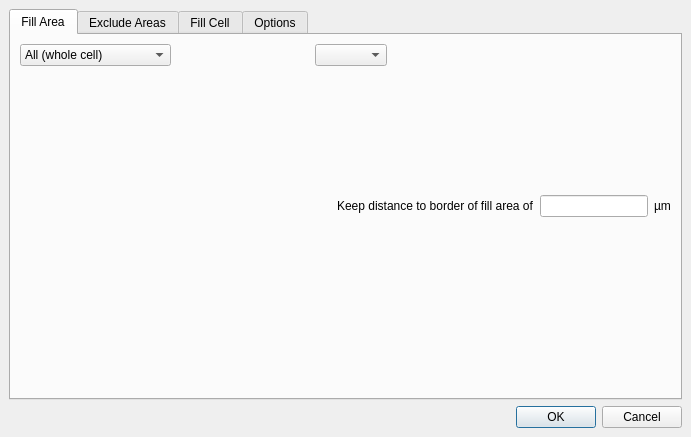
<?xml version="1.0" encoding="UTF-8"?>
<ui version="4.0">
 <class>FillDialog</class>
 <widget class="QDialog" name="FillDialog">
  <property name="geometry">
   <rect>
    <x>0</x>
    <y>0</y>
    <width>691</width>
    <height>437</height>
   </rect>
  </property>
  <property name="windowTitle">
   <string>Fill Tool</string>
  </property>
  <layout class="QVBoxLayout">
   <property name="spacing">
    <number>6</number>
   </property>
   <property name="leftMargin">
    <number>9</number>
   </property>
   <property name="topMargin">
    <number>9</number>
   </property>
   <property name="rightMargin">
    <number>9</number>
   </property>
   <property name="bottomMargin">
    <number>9</number>
   </property>
   <item>
    <widget class="QTabWidget" name="tabWidget">
     <property name="currentIndex">
      <number>0</number>
     </property>
     <widget class="QWidget" name="tab">
      <attribute name="title">
       <string>Fill Area</string>
      </attribute>
      <layout class="QVBoxLayout" name="verticalLayout">
       <item>
        <widget class="QFrame" name="frame">
         <property name="sizePolicy">
          <sizepolicy hsizetype="Preferred" vsizetype="Preferred">
           <horstretch>0</horstretch>
           <verstretch>0</verstretch>
          </sizepolicy>
         </property>
         <layout class="QGridLayout" name="_13">
          <property name="leftMargin">
           <number>0</number>
          </property>
          <property name="topMargin">
           <number>0</number>
          </property>
          <property name="rightMargin">
           <number>0</number>
          </property>
          <property name="bottomMargin">
           <number>0</number>
          </property>
          <property name="spacing">
           <number>6</number>
          </property>
          <item row="0" column="0">
           <widget class="QFrame" name="frame_5">
            <property name="frameShape">
             <enum>QFrame::NoFrame</enum>
            </property>
            <property name="frameShadow">
             <enum>QFrame::Raised</enum>
            </property>
            <layout class="QVBoxLayout" name="_14">
             <property name="spacing">
              <number>6</number>
             </property>
             <property name="leftMargin">
              <number>0</number>
             </property>
             <property name="topMargin">
              <number>0</number>
             </property>
             <property name="rightMargin">
              <number>0</number>
             </property>
             <property name="bottomMargin">
              <number>0</number>
             </property>
             <item>
              <widget class="QComboBox" name="fill_area_cbx">
               <property name="toolTip">
                <string>Select how the region to fill is specified.</string>
               </property>
               <item>
                <property name="text">
                 <string>All (whole cell)</string>
                </property>
               </item>
               <item>
                <property name="text">
                 <string>Shapes on layer ...</string>
                </property>
               </item>
               <item>
                <property name="text">
                 <string>Selected shapes</string>
                </property>
               </item>
               <item>
                <property name="text">
                 <string>Single box with ...</string>
                </property>
               </item>
               <item>
                <property name="text">
                 <string>Ruler bounding boxes</string>
                </property>
               </item>
              </widget>
             </item>
             <item>
              <spacer>
               <property name="orientation">
                <enum>Qt::Vertical</enum>
               </property>
               <property name="sizeHint" stdset="0">
                <size>
                 <width>20</width>
                 <height>40</height>
                </size>
               </property>
              </spacer>
             </item>
            </layout>
           </widget>
          </item>
          <item row="0" column="1">
           <spacer>
            <property name="orientation">
             <enum>Qt::Horizontal</enum>
            </property>
            <property name="sizeHint" stdset="0">
             <size>
              <width>40</width>
              <height>20</height>
             </size>
            </property>
           </spacer>
          </item>
          <item row="1" column="0" colspan="3">
           <widget class="QFrame" name="frame_6">
            <property name="frameShape">
             <enum>QFrame::NoFrame</enum>
            </property>
            <property name="frameShadow">
             <enum>QFrame::Raised</enum>
            </property>
            <layout class="QVBoxLayout" name="_18">
             <property name="spacing">
              <number>6</number>
             </property>
             <property name="leftMargin">
              <number>0</number>
             </property>
             <property name="topMargin">
              <number>0</number>
             </property>
             <property name="rightMargin">
              <number>0</number>
             </property>
             <property name="bottomMargin">
              <number>0</number>
             </property>
             <item>
              <widget class="QFrame" name="frame_7">
               <property name="frameShape">
                <enum>QFrame::NoFrame</enum>
               </property>
               <property name="frameShadow">
                <enum>QFrame::Raised</enum>
               </property>
               <layout class="QHBoxLayout" name="_19">
                <property name="spacing">
                 <number>6</number>
                </property>
                <property name="leftMargin">
                 <number>0</number>
                </property>
                <property name="topMargin">
                 <number>0</number>
                </property>
                <property name="rightMargin">
                 <number>0</number>
                </property>
                <property name="bottomMargin">
                 <number>0</number>
                </property>
                <item>
                 <spacer>
                  <property name="orientation">
                   <enum>Qt::Horizontal</enum>
                  </property>
                  <property name="sizeHint" stdset="0">
                   <size>
                    <width>40</width>
                    <height>20</height>
                   </size>
                  </property>
                 </spacer>
                </item>
                <item>
                 <widget class="QLabel" name="label_37">
                  <property name="text">
                   <string>Keep distance to border of fill area of</string>
                  </property>
                 </widget>
                </item>
                <item>
                 <widget class="QLineEdit" name="distance_le">
                  <property name="sizePolicy">
                   <sizepolicy hsizetype="Preferred" vsizetype="Fixed">
                    <horstretch>0</horstretch>
                    <verstretch>0</verstretch>
                   </sizepolicy>
                  </property>
                  <property name="toolTip">
                   <string>Leave empty for no distance. Otherwise enter a distance in micron (can be anisotropic in the form &quot;dx,dy&quot;)</string>
                  </property>
                 </widget>
                </item>
                <item>
                 <widget class="QLabel" name="label_38">
                  <property name="text">
                   <string>µm</string>
                  </property>
                 </widget>
                </item>
               </layout>
              </widget>
             </item>
            </layout>
           </widget>
          </item>
          <item row="0" column="2">
           <widget class="QStackedWidget" name="fill_area_stack">
            <property name="currentIndex">
             <number>1</number>
            </property>
            <widget class="QWidget" name="page_4"/>
            <widget class="QWidget" name="page_5">
             <layout class="QGridLayout" name="_15">
              <property name="leftMargin">
               <number>0</number>
              </property>
              <property name="topMargin">
               <number>0</number>
              </property>
              <property name="rightMargin">
               <number>0</number>
              </property>
              <property name="bottomMargin">
               <number>0</number>
              </property>
              <property name="spacing">
               <number>6</number>
              </property>
              <item row="1" column="0" colspan="2">
               <spacer>
                <property name="orientation">
                 <enum>Qt::Vertical</enum>
                </property>
                <property name="sizeHint" stdset="0">
                 <size>
                  <width>241</width>
                  <height>40</height>
                 </size>
                </property>
               </spacer>
              </item>
              <item row="0" column="1">
               <spacer>
                <property name="orientation">
                 <enum>Qt::Horizontal</enum>
                </property>
                <property name="sizeHint" stdset="0">
                 <size>
                  <width>121</width>
                  <height>20</height>
                 </size>
                </property>
               </spacer>
              </item>
              <item row="0" column="0">
               <widget class="lay::LayerSelectionComboBox" name="cb_layer">
                <property name="enabled">
                 <bool>true</bool>
                </property>
               </widget>
              </item>
             </layout>
            </widget>
            <widget class="QWidget" name="page_6">
             <layout class="QGridLayout" name="_16">
              <property name="leftMargin">
               <number>0</number>
              </property>
              <property name="topMargin">
               <number>0</number>
              </property>
              <property name="rightMargin">
               <number>0</number>
              </property>
              <property name="bottomMargin">
               <number>0</number>
              </property>
              <property name="spacing">
               <number>6</number>
              </property>
              <item row="0" column="0">
               <widget class="QGroupBox" name="grp_box1_2">
                <property name="enabled">
                 <bool>true</bool>
                </property>
                <property name="title">
                 <string>Box Boundaries</string>
                </property>
                <layout class="QGridLayout" name="_17">
                 <property name="leftMargin">
                  <number>9</number>
                 </property>
                 <property name="topMargin">
                  <number>9</number>
                 </property>
                 <property name="rightMargin">
                  <number>9</number>
                 </property>
                 <property name="bottomMargin">
                  <number>9</number>
                 </property>
                 <property name="spacing">
                  <number>6</number>
                 </property>
                 <item row="1" column="3">
                  <widget class="QLabel" name="label_31">
                   <property name="text">
                    <string>y =</string>
                   </property>
                  </widget>
                 </item>
                 <item row="0" column="0">
                  <widget class="QLabel" name="label_34">
                   <property name="text">
                    <string>1st corner</string>
                   </property>
                  </widget>
                 </item>
                 <item row="1" column="2">
                  <widget class="QLineEdit" name="le_x2"/>
                 </item>
                 <item row="0" column="3">
                  <widget class="QLabel" name="label_36">
                   <property name="text">
                    <string>y =</string>
                   </property>
                  </widget>
                 </item>
                 <item row="0" column="4">
                  <widget class="QLineEdit" name="le_y1"/>
                 </item>
                 <item row="0" column="1">
                  <widget class="QLabel" name="label_35">
                   <property name="text">
                    <string>x =</string>
                   </property>
                  </widget>
                 </item>
                 <item row="1" column="4">
                  <widget class="QLineEdit" name="le_y2"/>
                 </item>
                 <item row="1" column="0">
                  <widget class="QLabel" name="label_32">
                   <property name="text">
                    <string>2nd corner</string>
                   </property>
                  </widget>
                 </item>
                 <item row="0" column="2">
                  <widget class="QLineEdit" name="le_x1"/>
                 </item>
                 <item row="1" column="1">
                  <widget class="QLabel" name="label_33">
                   <property name="text">
                    <string>x =</string>
                   </property>
                  </widget>
                 </item>
                </layout>
               </widget>
              </item>
             </layout>
            </widget>
           </widget>
          </item>
         </layout>
        </widget>
       </item>
       <item>
        <spacer name="verticalSpacer_4">
         <property name="orientation">
          <enum>Qt::Vertical</enum>
         </property>
         <property name="sizeHint" stdset="0">
          <size>
           <width>20</width>
           <height>40</height>
          </size>
         </property>
        </spacer>
       </item>
      </layout>
     </widget>
     <widget class="QWidget" name="tab_2">
      <attribute name="title">
       <string>Exclude Areas</string>
      </attribute>
      <layout class="QGridLayout" name="gridLayout_2">
       <item row="0" column="3">
        <widget class="QLineEdit" name="exclude_le">
         <property name="sizePolicy">
          <sizepolicy hsizetype="Preferred" vsizetype="Fixed">
           <horstretch>0</horstretch>
           <verstretch>0</verstretch>
          </sizepolicy>
         </property>
         <property name="toolTip">
          <string>Leave empty for no distance. Otherwise enter a distance in micron (can be anisotropic in the form &quot;dx,dy&quot;)</string>
         </property>
        </widget>
       </item>
       <item row="0" column="4">
        <widget class="QLabel" name="label_40">
         <property name="text">
          <string>µm</string>
         </property>
        </widget>
       </item>
       <item row="0" column="2">
        <widget class="QLabel" name="label_39">
         <property name="text">
          <string>Spacing around exclude areas</string>
         </property>
        </widget>
       </item>
       <item row="0" column="0">
        <widget class="QComboBox" name="layer_spec_cbx">
         <property name="toolTip">
          <string>The fill will not be generated over the areas specified by these layers</string>
         </property>
         <item>
          <property name="text">
           <string>All layers</string>
          </property>
         </item>
         <item>
          <property name="text">
           <string>All visible layers</string>
          </property>
         </item>
         <item>
          <property name="text">
           <string>Selected layers</string>
          </property>
         </item>
         <item>
          <property name="text">
           <string>No exclude</string>
          </property>
         </item>
        </widget>
       </item>
       <item row="0" column="1">
        <spacer name="spacer">
         <property name="orientation">
          <enum>Qt::Horizontal</enum>
         </property>
         <property name="sizeType">
          <enum>QSizePolicy::Fixed</enum>
         </property>
         <property name="sizeHint" stdset="0">
          <size>
           <width>15</width>
           <height>20</height>
          </size>
         </property>
        </spacer>
       </item>
       <item row="1" column="2">
        <spacer name="verticalSpacer">
         <property name="orientation">
          <enum>Qt::Vertical</enum>
         </property>
         <property name="sizeHint" stdset="0">
          <size>
           <width>20</width>
           <height>309</height>
          </size>
         </property>
        </spacer>
       </item>
       <item row="0" column="5">
        <spacer name="horizontalSpacer_2">
         <property name="orientation">
          <enum>Qt::Horizontal</enum>
         </property>
         <property name="sizeHint" stdset="0">
          <size>
           <width>40</width>
           <height>20</height>
          </size>
         </property>
        </spacer>
       </item>
      </layout>
     </widget>
     <widget class="QWidget" name="tab_3">
      <attribute name="title">
       <string>Fill Cell</string>
      </attribute>
      <layout class="QVBoxLayout" name="verticalLayout_2">
       <item>
        <widget class="QFrame" name="frame_2">
         <layout class="QGridLayout" name="_20">
          <property name="leftMargin">
           <number>0</number>
          </property>
          <property name="topMargin">
           <number>0</number>
          </property>
          <property name="rightMargin">
           <number>0</number>
          </property>
          <property name="bottomMargin">
           <number>0</number>
          </property>
          <property name="spacing">
           <number>6</number>
          </property>
          <item row="1" column="2">
           <widget class="QLabel" name="label_41">
            <property name="text">
             <string>µm (keep distance between fill cells unless stitched)</string>
            </property>
           </widget>
          </item>
          <item row="1" column="0">
           <widget class="QLabel" name="label_54">
            <property name="text">
             <string>Fill cell margin   </string>
            </property>
           </widget>
          </item>
          <item row="2" column="3" colspan="2">
           <spacer>
            <property name="orientation">
             <enum>Qt::Horizontal</enum>
            </property>
            <property name="sizeHint" stdset="0">
             <size>
              <width>171</width>
              <height>23</height>
             </size>
            </property>
           </spacer>
          </item>
          <item row="2" column="1">
           <widget class="lay::LayerSelectionComboBox" name="fc_boundary_layer">
            <property name="sizePolicy">
             <sizepolicy hsizetype="Preferred" vsizetype="Preferred">
              <horstretch>0</horstretch>
              <verstretch>0</verstretch>
             </sizepolicy>
            </property>
            <property name="toolTip">
             <string>This layer defines the borders of the fill cell. The fill cells will be stiched seamlessly at this border</string>
            </property>
            <property name="sizeAdjustPolicy">
             <enum>QComboBox::AdjustToContents</enum>
            </property>
           </widget>
          </item>
          <item row="0" column="1" colspan="3">
           <widget class="QLineEdit" name="fill_cell_le">
            <property name="toolTip">
             <string>Select the cell which will be used as tiling cell for the fill area</string>
            </property>
           </widget>
          </item>
          <item row="2" column="2">
           <widget class="QLabel" name="label_42">
            <property name="text">
             <string>(for aligning the fill cell and default tile raster)</string>
            </property>
           </widget>
          </item>
          <item row="3" column="0">
           <widget class="QLabel" name="label_53">
            <property name="text">
             <string>Step vectors</string>
            </property>
            <property name="alignment">
             <set>Qt::AlignLeading|Qt::AlignLeft|Qt::AlignTop</set>
            </property>
           </widget>
          </item>
          <item row="2" column="0">
           <widget class="QLabel" name="label_52">
            <property name="sizePolicy">
             <sizepolicy hsizetype="Fixed" vsizetype="Preferred">
              <horstretch>0</horstretch>
              <verstretch>0</verstretch>
             </sizepolicy>
            </property>
            <property name="text">
             <string>Boundary layer   </string>
            </property>
           </widget>
          </item>
          <item row="0" column="0">
           <widget class="QLabel" name="label_55">
            <property name="sizePolicy">
             <sizepolicy hsizetype="Minimum" vsizetype="Preferred">
              <horstretch>0</horstretch>
              <verstretch>0</verstretch>
             </sizepolicy>
            </property>
            <property name="text">
             <string>Fill cell         </string>
            </property>
           </widget>
          </item>
          <item row="1" column="1">
           <widget class="QLineEdit" name="fill_margin_le">
            <property name="sizePolicy">
             <sizepolicy hsizetype="Preferred" vsizetype="Fixed">
              <horstretch>0</horstretch>
              <verstretch>0</verstretch>
             </sizepolicy>
            </property>
            <property name="toolTip">
             <string>Leave empty for no distance. Otherwise enter a distance in micron (can be anisotropic in the form &quot;dx,dy&quot;)</string>
            </property>
           </widget>
          </item>
          <item row="1" column="3" colspan="2">
           <spacer>
            <property name="orientation">
             <enum>Qt::Horizontal</enum>
            </property>
            <property name="sizeHint" stdset="0">
             <size>
              <width>171</width>
              <height>20</height>
             </size>
            </property>
           </spacer>
          </item>
          <item row="3" column="1" colspan="4">
           <widget class="QFrame" name="frame_8">
            <property name="frameShape">
             <enum>QFrame::StyledPanel</enum>
            </property>
            <property name="frameShadow">
             <enum>QFrame::Raised</enum>
            </property>
            <layout class="QGridLayout" name="gridLayout_3">
             <item row="0" column="1">
              <widget class="QLineEdit" name="row_le"/>
             </item>
             <item row="0" column="0">
              <widget class="QLabel" name="label_47">
               <property name="text">
                <string>Row</string>
               </property>
              </widget>
             </item>
             <item row="0" column="2">
              <widget class="QLabel" name="label_49">
               <property name="text">
                <string>(dx, dy in µm)   </string>
               </property>
              </widget>
             </item>
             <item row="0" column="5">
              <widget class="QLabel" name="label_50">
               <property name="text">
                <string>(dx, dy in µm)</string>
               </property>
              </widget>
             </item>
             <item row="0" column="3">
              <widget class="QLabel" name="label_43">
               <property name="text">
                <string>Column</string>
               </property>
              </widget>
             </item>
             <item row="1" column="0" colspan="7">
              <widget class="QLabel" name="label_44">
               <property name="text">
                <string>By default, the step vectors are given by the bounding box width (row dx) and height (column dy) of the fill cell or the boundary layer - if one is given.</string>
               </property>
               <property name="wordWrap">
                <bool>true</bool>
               </property>
              </widget>
             </item>
             <item row="0" column="4">
              <widget class="QLineEdit" name="column_le"/>
             </item>
            </layout>
           </widget>
          </item>
          <item row="0" column="4">
           <widget class="QToolButton" name="choose_fc_pb">
            <property name="text">
             <string>...</string>
            </property>
           </widget>
          </item>
         </layout>
        </widget>
       </item>
       <item>
        <spacer name="verticalSpacer_2">
         <property name="orientation">
          <enum>Qt::Vertical</enum>
         </property>
         <property name="sizeHint" stdset="0">
          <size>
           <width>20</width>
           <height>0</height>
          </size>
         </property>
        </spacer>
       </item>
      </layout>
     </widget>
     <widget class="QWidget" name="tab_4">
      <attribute name="title">
       <string>Options</string>
      </attribute>
      <layout class="QVBoxLayout" name="verticalLayout_3">
       <item>
        <widget class="QFrame" name="frame_4">
         <layout class="QVBoxLayout" name="_21">
          <property name="spacing">
           <number>6</number>
          </property>
          <property name="leftMargin">
           <number>0</number>
          </property>
          <property name="topMargin">
           <number>0</number>
          </property>
          <property name="rightMargin">
           <number>0</number>
          </property>
          <property name="bottomMargin">
           <number>0</number>
          </property>
          <item>
           <widget class="QCheckBox" name="enhanced_cb">
            <property name="text">
             <string>Enhanced fill (leave fixed raster to enhance fill of small regions)</string>
            </property>
           </widget>
          </item>
          <item>
           <widget class="QGroupBox" name="second_order_fill_cb">
            <property name="title">
             <string>Second-order fill cell for remaining regions</string>
            </property>
            <property name="checkable">
             <bool>true</bool>
            </property>
            <property name="checked">
             <bool>false</bool>
            </property>
            <layout class="QGridLayout" name="_22">
             <property name="leftMargin">
              <number>9</number>
             </property>
             <property name="topMargin">
              <number>9</number>
             </property>
             <property name="rightMargin">
              <number>9</number>
             </property>
             <property name="bottomMargin">
              <number>9</number>
             </property>
             <property name="spacing">
              <number>6</number>
             </property>
             <item row="1" column="2">
              <widget class="QLabel" name="label_60">
               <property name="text">
                <string>µm (keep distance between fill cells unless stitched)</string>
               </property>
              </widget>
             </item>
             <item row="0" column="1" colspan="3">
              <widget class="QLineEdit" name="fill_cell_2nd_le">
               <property name="toolTip">
                <string>Specify the fill cell for the secondary fill analogous to the primary fill cell</string>
               </property>
              </widget>
             </item>
             <item row="1" column="1">
              <widget class="QLineEdit" name="fill2_margin_le">
               <property name="sizePolicy">
                <sizepolicy hsizetype="Preferred" vsizetype="Fixed">
                 <horstretch>0</horstretch>
                 <verstretch>0</verstretch>
                </sizepolicy>
               </property>
               <property name="toolTip">
                <string>Leave empty for no distance. Otherwise enter a distance in micron (can be anisotropic in the form &quot;dx,dy&quot;)</string>
               </property>
              </widget>
             </item>
             <item row="0" column="4">
              <widget class="QToolButton" name="choose_fc_2nd_pb">
               <property name="text">
                <string>...</string>
               </property>
              </widget>
             </item>
             <item row="1" column="3">
              <spacer>
               <property name="orientation">
                <enum>Qt::Horizontal</enum>
               </property>
               <property name="sizeHint" stdset="0">
                <size>
                 <width>141</width>
                 <height>20</height>
                </size>
               </property>
              </spacer>
             </item>
             <item row="1" column="0">
              <widget class="QLabel" name="label_57">
               <property name="text">
                <string>Fill cell margin   </string>
               </property>
              </widget>
             </item>
             <item row="0" column="0">
              <widget class="QLabel" name="label_59">
               <property name="sizePolicy">
                <sizepolicy hsizetype="Minimum" vsizetype="Preferred">
                 <horstretch>0</horstretch>
                 <verstretch>0</verstretch>
                </sizepolicy>
               </property>
               <property name="text">
                <string>Fill cell         </string>
               </property>
              </widget>
             </item>
             <item row="3" column="0" colspan="5">
              <widget class="QLabel" name="label_58">
               <property name="text">
                <string>The second order fill cell is used to fill space remaining from the first fill step. Thus, the second order fill cell must be smaller than the first order fill cell. The boundary layer must be the same for the second order fill cell.</string>
               </property>
               <property name="wordWrap">
                <bool>true</bool>
               </property>
              </widget>
             </item>
             <item row="2" column="0">
              <widget class="QLabel" name="label_56">
               <property name="text">
                <string>Step vectors</string>
               </property>
               <property name="alignment">
                <set>Qt::AlignLeading|Qt::AlignLeft|Qt::AlignTop</set>
               </property>
              </widget>
             </item>
             <item row="2" column="1" colspan="4">
              <widget class="QFrame" name="frame_9">
               <property name="frameShape">
                <enum>QFrame::StyledPanel</enum>
               </property>
               <property name="frameShadow">
                <enum>QFrame::Raised</enum>
               </property>
               <layout class="QGridLayout" name="gridLayout_4">
                <item row="0" column="0">
                 <widget class="QLabel" name="label_64">
                  <property name="text">
                   <string>Row</string>
                  </property>
                 </widget>
                </item>
                <item row="0" column="2">
                 <widget class="QLabel" name="label_67">
                  <property name="text">
                   <string>(dx, dy in µm)   </string>
                  </property>
                 </widget>
                </item>
                <item row="0" column="5">
                 <widget class="QLabel" name="label_68">
                  <property name="text">
                   <string>(dx, dy in µm)   </string>
                  </property>
                 </widget>
                </item>
                <item row="1" column="0" colspan="7">
                 <widget class="QLabel" name="label_66">
                  <property name="text">
                   <string>By default, the step vectors are given by the bounding box width (row dx) and height (column dy) of the fill cell or the boundary layer - if one is given.</string>
                  </property>
                  <property name="wordWrap">
                   <bool>true</bool>
                  </property>
                 </widget>
                </item>
                <item row="0" column="1">
                 <widget class="QLineEdit" name="row_2nd_le"/>
                </item>
                <item row="0" column="3">
                 <widget class="QLabel" name="label_61">
                  <property name="text">
                   <string>Column</string>
                  </property>
                 </widget>
                </item>
                <item row="0" column="4">
                 <widget class="QLineEdit" name="column_2nd_le"/>
                </item>
               </layout>
              </widget>
             </item>
            </layout>
           </widget>
          </item>
         </layout>
        </widget>
       </item>
       <item>
        <spacer name="verticalSpacer_3">
         <property name="orientation">
          <enum>Qt::Vertical</enum>
         </property>
         <property name="sizeHint" stdset="0">
          <size>
           <width>20</width>
           <height>40</height>
          </size>
         </property>
        </spacer>
       </item>
      </layout>
     </widget>
    </widget>
   </item>
   <item>
    <widget class="QDialogButtonBox" name="button_box">
     <property name="orientation">
      <enum>Qt::Horizontal</enum>
     </property>
     <property name="standardButtons">
      <set>QDialogButtonBox::Cancel|QDialogButtonBox::Ok</set>
     </property>
    </widget>
   </item>
  </layout>
 </widget>
 <customwidgets>
  <customwidget>
   <class>lay::LayerSelectionComboBox</class>
   <extends>QComboBox</extends>
   <header>layWidgets.h</header>
  </customwidget>
 </customwidgets>
 <tabstops>
  <tabstop>tabWidget</tabstop>
  <tabstop>fill_area_cbx</tabstop>
  <tabstop>cb_layer</tabstop>
  <tabstop>le_x1</tabstop>
  <tabstop>le_y1</tabstop>
  <tabstop>le_x2</tabstop>
  <tabstop>le_y2</tabstop>
  <tabstop>distance_le</tabstop>
  <tabstop>layer_spec_cbx</tabstop>
  <tabstop>exclude_le</tabstop>
  <tabstop>fill_cell_le</tabstop>
  <tabstop>choose_fc_pb</tabstop>
  <tabstop>fill_margin_le</tabstop>
  <tabstop>fc_boundary_layer</tabstop>
  <tabstop>row_le</tabstop>
  <tabstop>column_le</tabstop>
  <tabstop>enhanced_cb</tabstop>
  <tabstop>second_order_fill_cb</tabstop>
  <tabstop>fill_cell_2nd_le</tabstop>
  <tabstop>choose_fc_2nd_pb</tabstop>
  <tabstop>fill2_margin_le</tabstop>
  <tabstop>row_2nd_le</tabstop>
  <tabstop>column_2nd_le</tabstop>
 </tabstops>
 <resources/>
 <connections>
  <connection>
   <sender>button_box</sender>
   <signal>accepted()</signal>
   <receiver>FillDialog</receiver>
   <slot>accept()</slot>
   <hints>
    <hint type="sourcelabel">
     <x>248</x>
     <y>254</y>
    </hint>
    <hint type="destinationlabel">
     <x>157</x>
     <y>274</y>
    </hint>
   </hints>
  </connection>
  <connection>
   <sender>button_box</sender>
   <signal>rejected()</signal>
   <receiver>FillDialog</receiver>
   <slot>reject()</slot>
   <hints>
    <hint type="sourcelabel">
     <x>316</x>
     <y>260</y>
    </hint>
    <hint type="destinationlabel">
     <x>286</x>
     <y>274</y>
    </hint>
   </hints>
  </connection>
 </connections>
</ui>
